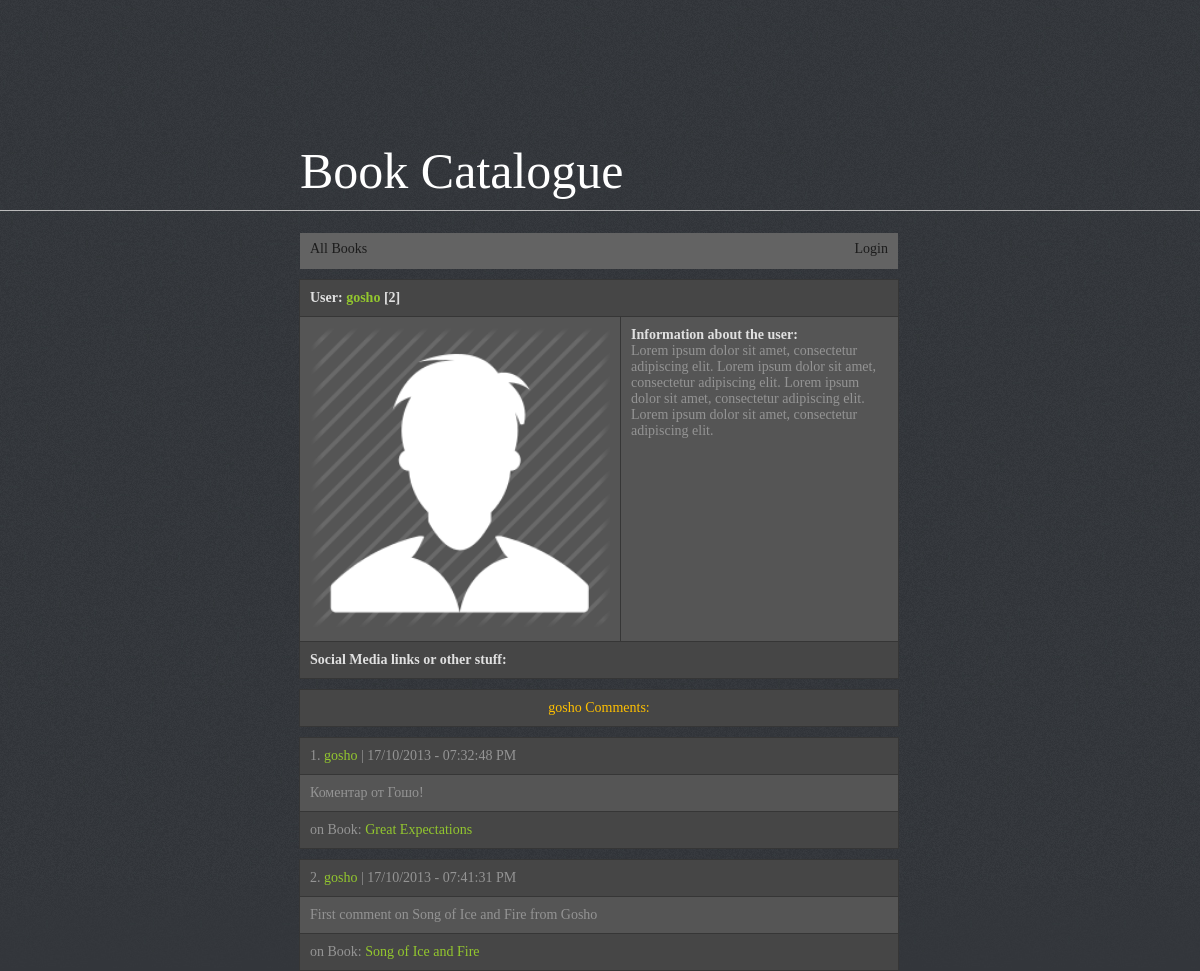
Screenshot of /user.php?id=3 with the database file from the repository.
### tables this page shows
CREATE TABLE IF NOT EXISTS `users` (
  `user_id` int(11) NOT NULL AUTO_INCREMENT,
  `username` varchar(50) NOT NULL,
  `password` varchar(50) NOT NULL,
  `comments_count` int(11) NOT NULL,
  PRIMARY KEY (`user_id`)
);

CREATE TABLE IF NOT EXISTS `comments` (
  `comment_id` int(11) NOT NULL AUTO_INCREMENT,
  `book_id` int(11) NOT NULL,
  `comment` text NOT NULL,
  `date_added` int(11) NOT NULL,
  `author_id` int(11) NOT NULL,
  PRIMARY KEY (`comment_id`),
  KEY `book_id` (`book_id`,`date_added`,`author_id`)
);

CREATE TABLE IF NOT EXISTS `books` (
  `book_id` int(11) NOT NULL AUTO_INCREMENT,
  `book_title` varchar(250) NOT NULL,
  `comments_count` int(11) NOT NULL,
  PRIMARY KEY (`book_id`)
);

### user.php (the view)
<?php
require './inc/config.php';
if (!isset($_GET['id'])) {
    header('Location: index.php');
    exit;
} else {
    $sql = 'SELECT * FROM users WHERE user_id=' . (int) $_GET['id'];
    $result = mysqli_query($link, $sql);
    if ($result->num_rows <= 0) {
        header('Location: index.php');
        exit;
    } else {
        $row = $result->fetch_assoc();
    }
}
require './inc/header.php';
if (isset($_SESSION['username'])) {
    $usernameField = '<li><a href="user.php?id=' . $_SESSION['user_id'] . '">Hello, <span style="color: #93c72e;">' . $_SESSION['username'] . '</span> (' . $_SESSION['comments_count'] . ')</a></li>
        <li><a href="logout.php">Logout</a></li>';
} else {
    $usernameField = '<li><a href="login.php">Login</a></li>';
}
?>
<div class="navigation" style="text-align: right;">
    <ul id="menu">
        <li style="float: left;"><a href="index.php" id="addBook">All Books</a></li>
        <?= $usernameField; ?>
    </ul>
</div>
<table>
    <tr>
        <td colspan="2"><span class="sum">User: <a href="?id=<?= $row['user_id'] ?>"><?= $row['username'] . '</a> [' . $row['comments_count'] . ']' ?></span></td>
    </tr>
    <tr>
        <td><img src="img/user.png" style="width: 300px;"/></td>
        <td style="vertical-align: top;"><span class="sum">Information about the user:</span><br/>
            Lorem ipsum dolor sit amet, consectetur adipiscing elit. Lorem ipsum dolor sit amet, consectetur adipiscing elit.
            Lorem ipsum dolor sit amet, consectetur adipiscing elit.
            Lorem ipsum dolor sit amet, consectetur adipiscing elit.
        </td>
    </tr>
    <tr>
        <td colspan="2"><span class="sum">Social Media links or other stuff: </span>
        </td>
    </tr>
</table>
<?php
$sql = 'SELECT comments.comment, comments.date_added, books.book_id, books.book_title, users.user_id, users.username
        FROM comments
        LEFT JOIN users
        ON comments.author_id = users.user_id
        LEFT JOIN books
        ON comments.book_id = books.book_id
        WHERE users.user_id =' . (int) $_GET['id'];
$result = mysqli_query($link, $sql);
if ($result->num_rows <= 0) {
    echo '<table>
        <tr>
            <td style="color: #ffc000; text-align: center;">' . $row['username'] . ' does not have any comments yet</td>
        </tr>
    </table>';
} else {
    $counter = 1;
    echo '<table>
        <tr>
            <td style="color: #ffc000; text-align: center;">' . $row['username'] . ' Comments:</td>
        </tr>
    </table>';
    while ($row = $result->fetch_assoc()) {
        $real_date = date('d/m/Y \- h:i:s A', $row['date_added']);
        echo '<table>
    <tr>
        <td>' . $counter . '. <a href="user.php?id=' . $row['user_id'] . '">' . $row['username'] . '</a> | ' . $real_date . '</td>
    </tr>
    <tr>
        <td>' . $row['comment'] . '</td>
    </tr>
    <tr>
        <td>on Book: <a href="book.php?id=' . $row['book_id'] . '">' . $row['book_title'] . '</a></td>
    </tr>
</table>';
        $counter++;
    }
}
?>

### css/style.css (style rules this page uses)
body { background: #33363b url(../img/bg.jpg)repeat-x;font-family: Tahoma;font-size: 14px; }
.navigation { float: left;width: 598px;height: 36px; background: #636363; }
table { color: #949494; border-collapse: collapse;width: 600px;margin-left: -1px;position: relative;top:10px;float: left;z-index: 2; margin-bottom: 10px; }
td { background: #555555; border: 1px solid #363636; padding: 10px; text-align: left; }
tr:first-child td, tr:last-child td { background: #464646; }
.sum { font-weight: bold;color: #e0e0e0; }
td a { color: #93c72e; text-decoration: none; }
ul#menu, ul#menu ul.sub-menu { padding:0; margin: 0; margin-top: 3px; }
ul#menu li, ul#menu ul.sub-menu li { list-style-type: none; display: inline-block; }
ul#menu li a, ul#menu li ul.sub-menu li a { text-decoration: none; color: #1c1c1c; background: #636363; padding: 8px 10px 0 10px; display:inline-block; height: 28px; margin-top: -3px; }
ul#menu li { position: relative; }

### rows the page displays
users: username "gosho", comments_count "2"
comments: users.username "gosho", date_added "17/10/2013 - 07:32:48 PM", comment "Коментар от Гошо!", book.book_title "Great Expectations"
comments: users.username "gosho", date_added "17/10/2013 - 07:41:31 PM", comment "First comment on Song of Ice and Fire from Gosho", book.book_title "Song of Ice and Fire"
